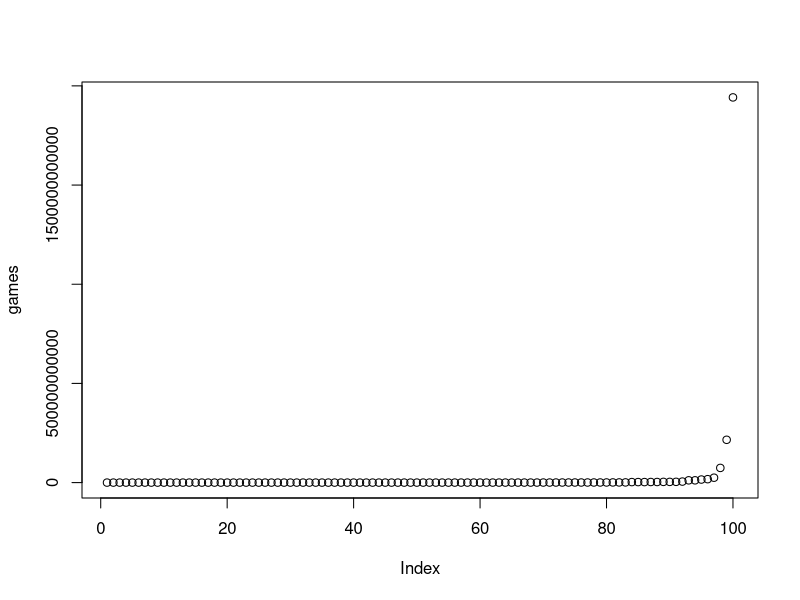
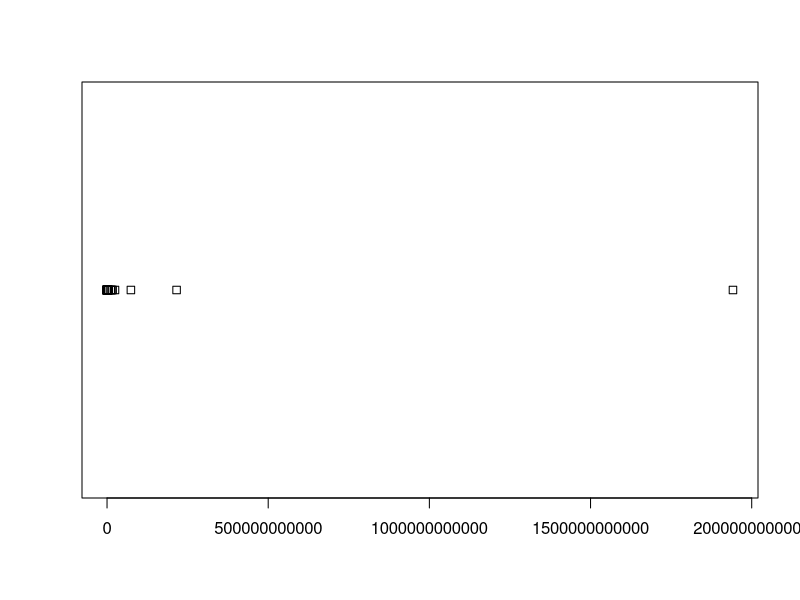

Here is the R script that generated these plots, in order:
# Apuesta. Haces bien en apostar?

# Tienes X dinero en tu banco y se lanza un dado:
# You have an X amount of money in the back and you are thinking of playing a 
# game. You would throw a six-sided dice and:  
#   - If 1, you pay 50% of your current money.
# 
#   - If 6, you recieve 50% of your current money. 
# 
#   - If 2,3,4 or 5, you recieve 5% of your current money.
# 
#   - The dice is thrown 300 times.
###########
options(scipen = 100, digits = 4) #delete scientific notation
X <- 10^6 # inicial money
P <- 100  # number of times the game is played

play <- function(money){
  throws<-round(runif(300,1,6))
  for(pitch in throws){
    if(pitch == 1){
      money <- money - 0.5*money
    } 
    if(pitch == 6){
      money <- money + 0.5*money
    }
    if(pitch %in% c(2,3,4,5)){
      money <- money + 0.05*money
    }
  }
  return(money)
}
games <- sort(replicate(P, play(X))); games

# Plot
plot(games)
# Stripchart
stripchart(games)
# Range of values
range(games)
# expected rate of return for each throw knowing that:
# probability of 1/6 for a return of 50%
# probability of 4/6 for a return of 05%
# probability of 1/6 for a return of -50%
ER <- round(((1/6)*0.5+(4/6)*0.05-(1/6)*0.5)*100, 2)
cat(paste0("The expected rate of return for each throw is: ", ER, "%"))

#
t<-table(games<X)
percentageOfDefeats<- (t[[2]] / P) * 100
cat(paste0("Percentage of lost games: ", percentageOfDefeats,"%"))

t2<-table(games<=(X/2))
percentageOfDefeatsWithHalfTheMoneyOrLess <- (t2[[2]] / P) * 100
cat(paste0("Porcentaje of lost games that left half the initial money or less: ", percentageOfDefeatsWithHalfTheMoneyOrLess,"%"))

# CONCLUSION: No is not a safe bet to play:  aprox 25% of the times you lose half of your money
